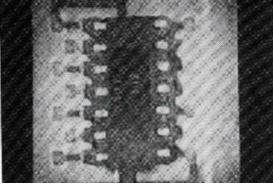
%> input picture HW3/Sources/chip.jpg, 273 x 184 px
$ octave Problem_4_1.m   (GNU Octave 9; MATLAB toolbox functions it lacks are replaced by stand-ins)
%> lines starting %> are read from the running program, lines starting %| are printed output that depends on the picture; in (x1, y1, x2, y2) boxes, pixels count from 0 and x2, y2 are one past the last pixel; in counts of white or black regions, pixels touching at a corner belong together; the program's own positions count from 1
%% Machine Vision Homework 3
% Problem 2 Part a
% Arthor: Xinyi Cai

%% Housekeeping
clc;
clear all;

%% Load the image
img = imread('chip.jpg');
%> img is the input picture: size 184x273x3 uint8; mean R, G, B 102.2, 102.2, 102.3

%% Image Process

SE_lead = strel('rectangle', [5 11]);
SE_chip = strel('rectangle', [147 82]);
SE_1 = strel('rectangle', [5 10]);
SE_2 = strel('rectangle', [8 4]);
SE_3 = strel('rectangle', [3 3]);
SE_4 = strel('rectangle', [4 2]);
SE_5 = strel('rectangle', [2 2]);

% Path 1
img_BW_1 = im2bw(img, 0.5);
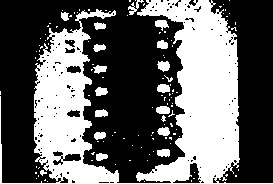
%> img_BW_1: size 184x273 logical; 39.5% white; 121 white regions (102 under 20 px), largest, box (x1, y1, x2, y2) and area: (0, 0, 273, 184) 18226, (157, 61, 170, 72) 103, (156, 106, 170, 114) 98
img_morph_1 = imerode(img_BW_1, SE_1);
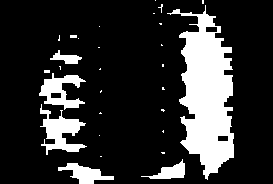
%> img_morph_1: size 184x273 logical; 18.5% white; 29 white regions (22 under 20 px), largest, box (x1, y1, x2, y2) and area: (167, 5, 234, 180) 6213, (40, 104, 87, 155) 1017, (39, 73, 86, 110) 816
% img_morph_1 = bwmorph(img_morph_1, 'open');
img_morph_1 = imdilate(img_morph_1, SE_1);
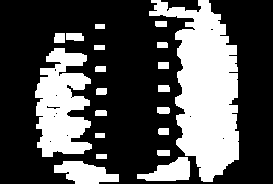
%> img_morph_1: size 184x273 logical; 32.2% white; 20 white regions, largest, box (x1, y1, x2, y2) and area: (149, 0, 239, 182) 9018, (35, 48, 92, 157) 4250, (54, 161, 119, 184) 968

%> (the run ends here)
